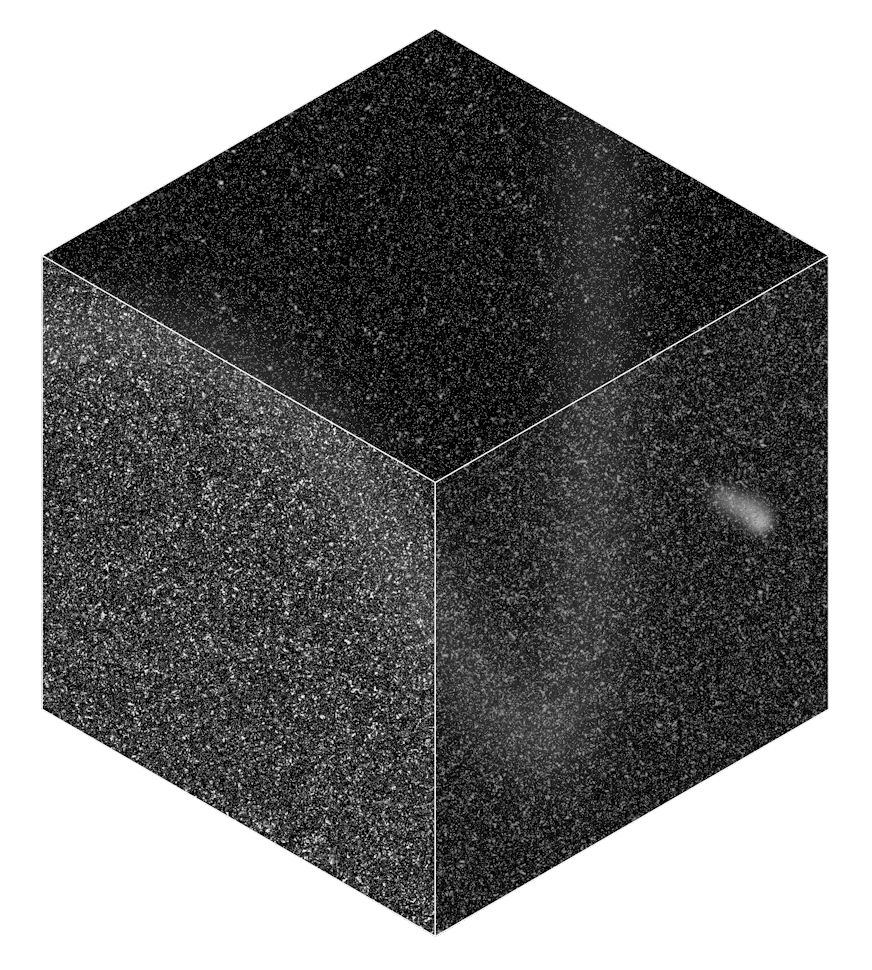
#> input picture scripts/appimage/void.png, 872 x 970 px
$ python make-inno-images.py ../appimage/void.png ../appimage/void.png
#> lines starting #> are read from the running program, lines starting #| are printed output that depends on the picture; after the words box and inside, x2 and y2 are one past the last pixel; in counts of white or black regions, pixels touching at a corner belong together
#!/usr/bin/env python3
# Regenerates the Windows installer's wizard images (resources/win32/inno-{small,big}-*.bmp) from Kodia's icon:
# the cube centered on white, at each size Inno Setup expects. Needs Pillow.
#   python3 scripts/void/make-inno-images.py resources/linux/code.png resources/win32

import sys, os
from PIL import Image
src, outdir = sys.argv[1], sys.argv[2]
logo = Image.open(src).convert('RGBA')
#> logo is the input picture: PIL image 872x970 RGBA; mean R, G, B, A 34.3, 34.3, 34.3, 161.9
# keep just the cube and its shadow: crop away the transparent corners and the white circle around the icon
mask = Image.eval(logo.convert('L'), lambda v: 255 if v < 235 else 0)
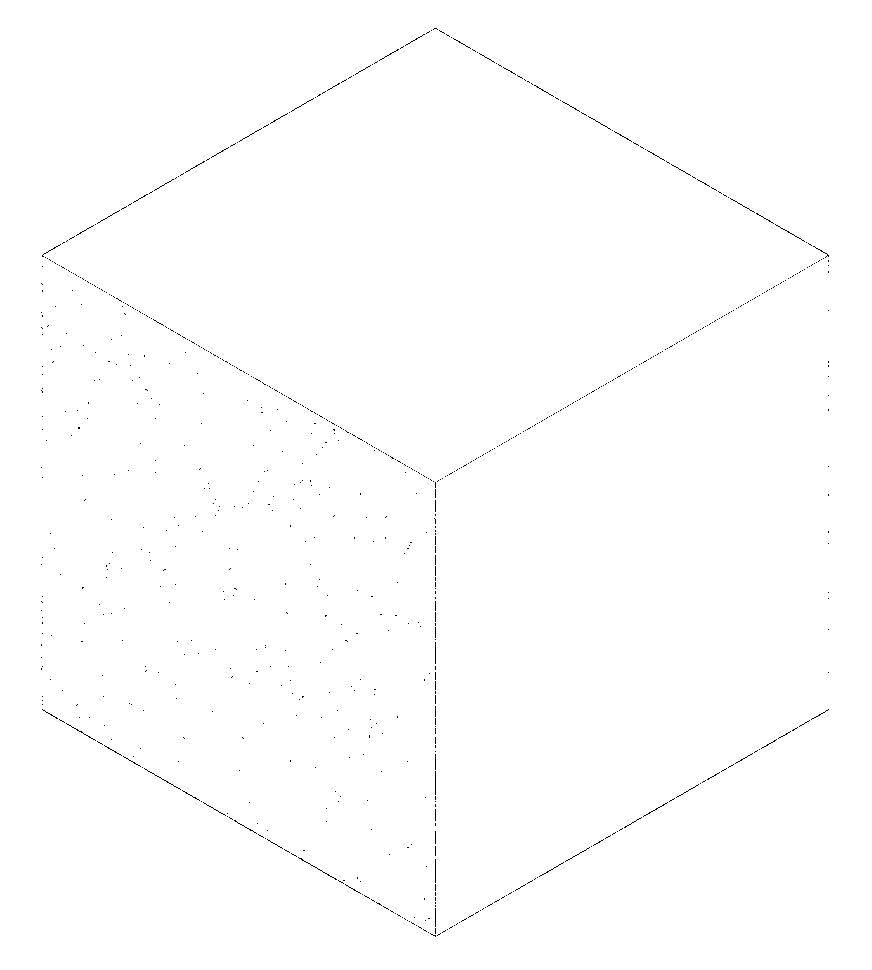
#> mask: PIL image 872x970 L; 99.7% white; black in thin lines or dots, all inside (x1, y1, x2, y2) = (41, 28, 829, 937)
mask = Image.composite(mask, Image.new('L', logo.size, 0), logo.getchannel('A'))
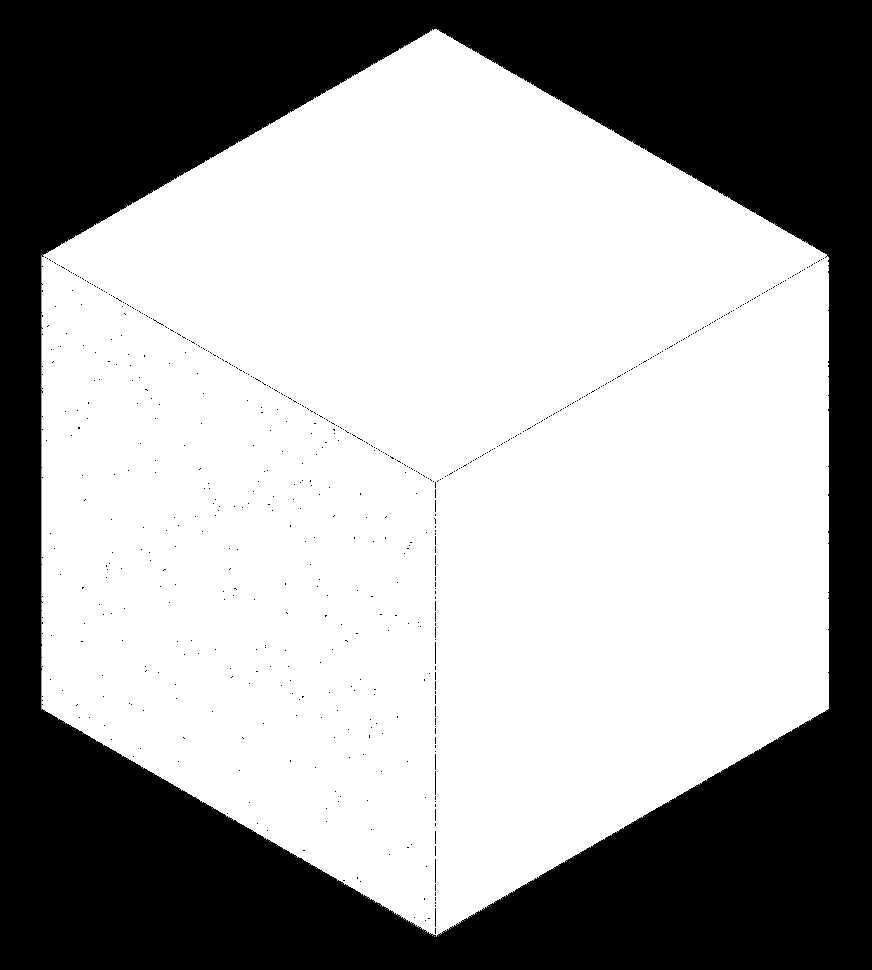
#> mask: PIL image 872x970 L; min 0, max 255, mean 161.2
logo = logo.crop(mask.getbbox())
#> logo: PIL image 788x908 RGBA

# the sizes VS Code ships, one per display scale (%)
sizes = {
    'small': {100: (55, 55), 125: (64, 68), 150: (83, 80), 175: (92, 97), 200: (110, 106), 225: (119, 123), 250: (138, 140)},
    'big': {100: (164, 314), 125: (192, 386), 150: (246, 459), 175: (273, 556), 200: (328, 604), 225: (355, 700), 250: (410, 797)},
}
for kind, scales in sizes.items():
    for scale, (w, h) in scales.items():
        # the cube fits in 85% of the small image, and takes 72% of the big image's width (like the old glyph)
        side = min(int(w * 0.85), int(h * 0.85 * logo.width / logo.height)) if kind == 'small' else int(w * 0.72)
        cube = logo.resize((side, round(side * logo.height / logo.width)), Image.LANCZOS)
        canvas = Image.new('RGBA', (w, h), (255, 255, 255, 255))
        canvas.alpha_composite(cube, ((w - cube.width) // 2, (h - cube.height) // 2))
        canvas.convert('RGB').save(os.path.join(outdir, f'inno-{kind}-{scale}.bmp'), 'BMP')
#> this loop made 2 passes
#> pass 1, `canvas.convert('RGB').save(os.path.join(outdir, f'inno-{kind}-{scale}...`:
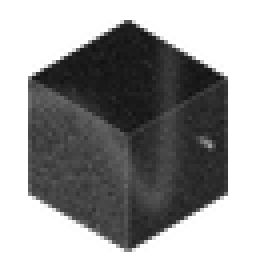
#> saved as inno-small-125.bmp: PIL image 64x68 RGB (shown 4 times larger); min 16, max 255, mean 154.3
#> pass 1, `canvas.convert('RGB').save(os.path.join(outdir, f'inno-{kind}-{scale}...`:
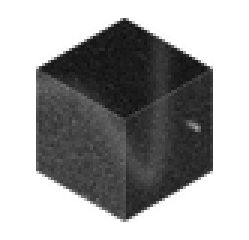
#> saved as inno-small-150.bmp: PIL image 83x80 RGB (shown 3 times larger); min 15, max 255, mean 163.7
#> pass 1, `canvas.convert('RGB').save(os.path.join(outdir, f'inno-{kind}-{scale}...`:
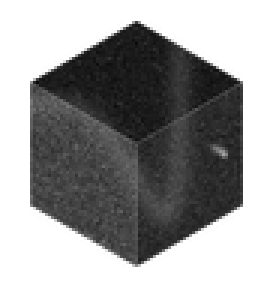
#> saved as inno-small-175.bmp: PIL image 92x97 RGB (shown 3 times larger); min 8, max 255, mean 156.4
#> after the loop:
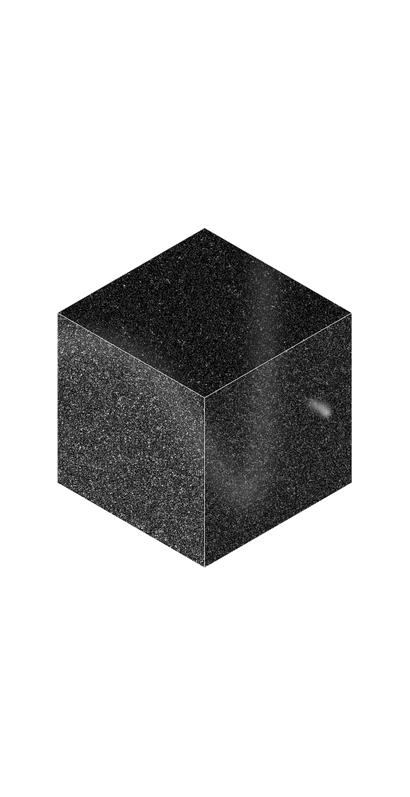
#> canvas: PIL image 410x797 RGBA; mean R, G, B, A 208.7, 208.7, 208.7, 255
#> after the loop:
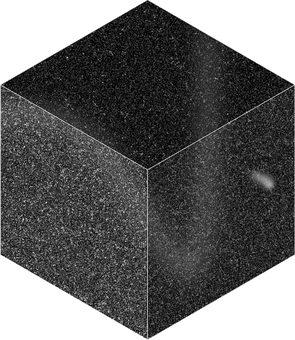
#> cube: PIL image 295x340 RGBA; mean R, G, B, A 42.6, 42.6, 42.6, 191.4; transparent parts drawn white
print('done')
